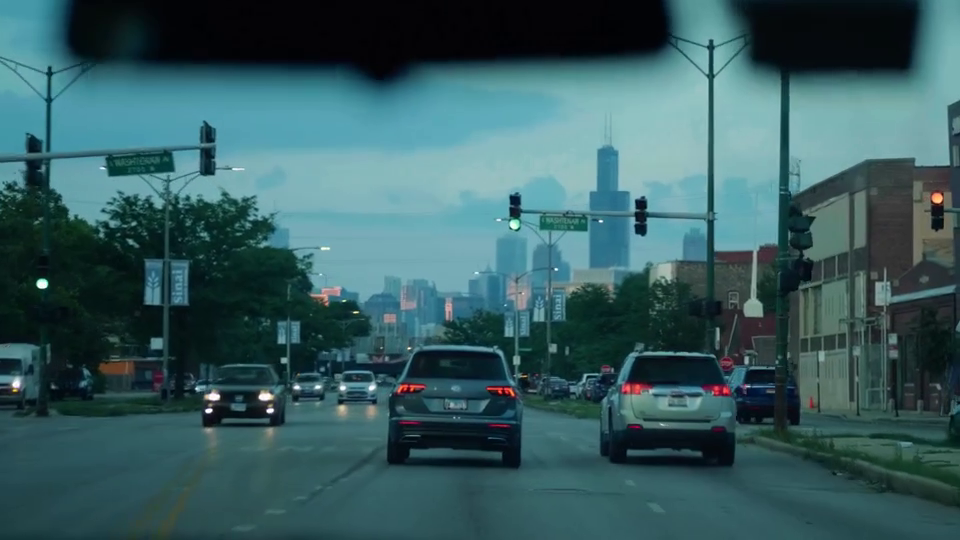
#> input picture frame 41 of zadatci3/dashcam_video.mp4, 960 x 540 px, given in place of video4.mp4, which was not available
$ python LWS_1.py
#> lines starting #> are read from the running program, lines starting #| are printed output that depends on the picture; pictures that were not available may be replaced by others from this repository, and a replacement may not be noted
'''
Zadatak 1 - implementacija osnovnog LDWS

14.12.2021.
'''

# ovdje definirajte dodatne biblioteke ako su vam potrebne
import numpy as np
import cv2
import math


# TODO: napisite funkciju za detekciju rubova; funkcija vraca binarnu sliku s detektiranim rubovima
def detectEdges(image):

    canny_image = cv2.Canny(image, 150, 200)

    return canny_image


# TODO: napisite funkciju za filtriranje po boji u HLS prosotru
# ulaz je slika u boji, funkcija vraca binarnu sliku te maske za bijelu, zutu boju i ukupnu masku
def filterByColor(image):
    # TODO: pretvorite sliku iz BGR u HLS
    hsl_frame = cv2.cvtColor(image, cv2.COLOR_BGR2HLS)


    # TODO: definirajte granice za bijelu boju te kreirajte masku pomocu funkcije cv2.inRange
    low_white = np.uint8([0, 150, 0])
    high_white = np.uint8([180, 255, 255])
    white_mask = cv2.inRange(hsl_frame, low_white, high_white)
    # TODO: definirajte granice za zutu boju te kreirajte masku pomocu funkcije cv2.inRange
    low_yellow = np.uint8([20, 120, 127])
    high_yellow = np.uint8([40, 255, 255])
    yellow_mask = cv2.inRange(hsl_frame, low_yellow, high_yellow)
    # TODO: kombinirajte obje maske pomocu odgovarajuce logicke operacije (bitwise)
    mask = cv2.bitwise_or(white_mask, yellow_mask)

    # TODO: filtirajte sliku pomocu dobivene maske koristei odgovarajucu logicku operaciju (bitwise)
    result = cv2.bitwise_and(image, image, mask=mask)

    return result, yellow_mask, white_mask, mask


# TODO: napisite funkciju za pronalazenje pravaca lijeve i desne kolnice oznake
# ulaz je binarna slika, a izlaz dvije liste koje sadrze pravce koji pripadaju lijevoj odnosnoj desnoj kolnickoj oznaci
def findLines(img):

    # TODO: koristite cv2.HoughLinesP() kako biste dobili linije na slici
    lines = cv2.HoughLinesP(img, 1, np.pi/180, 15, None, 15, 200)


    # od svih linija treba pronaci one koje predstavljaju lijevu odnosno desnu uzduznu kolnicku oznaku
    linesLeft = []
    linesRight = []

    # TODO: pokusajte razumjeti iduci kod; mozete li odgonetnuti cemu sluzi pojedini dio?
    try:
        for line in lines:

            x1, y1, x2, y2 = line[0]
            if abs(x2-x1) <= 1.0:   # ako je linija okomita
                b = np.inf
                a = np.inf
                x_val = x1
                lineAngle = 90.0
            else:
                a = (y2-y1)/(x2-x1)
                b = y1 - a*x1
                x_val = (img.shape[0] - b)/a
                lineAngle = math.atan2((y2-y1), (x2-x1)) * 180/np.pi

            if x_val > 150.0 and x_val < 1200.0:

                # lijeva i desna linija
                if lineAngle > 10.0 and  lineAngle <=90.0:
                    if x_val > 450.0 and x_val < 800.0:
                        linesRight.append([a,b,1,x_val])
                    else:
                        linesRight.append([a,b,0,x_val])
                elif lineAngle < -10.0 and lineAngle >= -90.0:
                    if x_val > 450.0 and x_val < 800.0:
                        linesLeft.append([a,b,1,x_val])
                    else:
                        linesLeft.append([a,b,0,x_val])
    except:
        linesRight = []
        linesLeft = []

    return linesRight, linesLeft


# TODO: dovrsite funkciju koja oznacava sa zelenom povrsinom voznu traku (podrucje unutar pravaca) te ispisuje upozorenje na originalni ulazni frame
def drawLane(linesLeft, linesRight, frameToDraw):

    ymin = 0
    ymax = frameToDraw.shape[0]

    if linesLeft and linesRight:


        if linesLeft[0][1] != np.inf and linesLeft[0][1] != np.inf:

            x1_1 = int((ymin - linesLeft[0][1]) / linesLeft[0][0])
            x1_2 = int((ymax - linesLeft[0][1]) / linesLeft[0][0])
        else:
            x1_1 = linesLeft[0][3]
            x1_2 = linesLeft[0][3]

        if linesRight[0][1] != np.inf and linesRight[0][1] != np.inf:

            x2_1 = int((ymin - linesRight[0][1]) / linesRight[0][0])
            x2_2 = int((ymax - linesRight[0][1]) / linesRight[0][0])
        else:
            x2_1 = linesRight[0][3]
            x2_2 = linesRight[0][3]


        if linesLeft[0][2] == 0 and linesRight[0][2] == 0:
            contours = np.array([[x1_1,ymin+RoIymin], [x2_1,ymin+RoIymin], [x2_2, ymax+RoIymin], [x1_2,ymax+RoIymin]])
            overlay = frameToDraw.copy()

            cv2.fillPoly(overlay, [contours], color=(0, 255, 100))

            # TODO: dodajte overlay pomocu funkcije cv2.addWeighted()
            cv2.addWeighted(frameToDraw, 0.35, overlay, 1-0.35, 0.0, frameToDraw)


    if linesLeft:
        if linesLeft[0][2] == 1:
            # TODO: koristite funkcije cv2.putText kako biste na ekranu crvenim slovima ispisali upozorenje
            cv2.putText(frameToDraw, 'Upozorenje, mijenjas traku', (200, 200), cv2.FONT_HERSHEY_COMPLEX, 2, (0, 0, 255), 5, cv2.LINE_AA)
            print("Upozorenje")

    if linesRight:
        if linesRight[0][2] == 1:
            cv2.putText(frameToDraw, 'Upozorenje, mijenjas traku', (200, 200), cv2.FONT_HERSHEY_COMPLEX, 2, (0, 0, 255), 5, cv2.LINE_AA)
            print("Upozorenje")

    return frameToDraw


pathResults = 'results/'
pathVideos = 'videos/'
videoName  = 'video4.mp4'

# TODO: otvorite video pomocu cv2.VideoCapture
cap = cv2.VideoCapture(pathVideos + videoName)

# TODO: spremite sirinu i visinu videa u varijable width i height
width  = int(cap.get(cv2.CAP_PROP_FRAME_WIDTH))
height = int(cap.get(cv2.CAP_PROP_FRAME_HEIGHT))

# TODO: ovdje otvorite prozore za prikaz video signala i ostale rezultate (neka bude tipa cv2.WINDOW_NORMAL)
in_video_name = 'Input image'
cv2.namedWindow(in_video_name, cv2.WINDOW_NORMAL)
roi_video_name = "Roi image"
cv2.namedWindow(roi_video_name, cv2.WINDOW_NORMAL)
filtered_video_name = 'Filtered image'
cv2.namedWindow(filtered_video_name, cv2.WINDOW_NORMAL)
canny_video_name = 'Canny image'
cv2.namedWindow(canny_video_name, cv2.WINDOW_NORMAL)
lane_video_name = 'Lane image'
cv2.namedWindow(lane_video_name, cv2.WINDOW_NORMAL)


# ovdje definirajte sve ostale varijable po potrebi koje su vam potrebne za razvoj rjesenja
k = 0
RoIymin = 460
RoIymax = 620

while True:
    e1 = cv2.getTickCount()
    # TODO: ucitaj frame pomocu metode read, povecaj k za jedan ako je uspjesno ucitan frame
    ret, frame = cap.read()
#> frame is the input picture: shape (540, 960, 3); mean B, G, R 95.7, 91.7, 55.3
    if ret == False:
        print('Video end')
        break
    else:
        k += 1

    # TODO: kreiraj regiju od interesa (RoI) izdvajanjem dijela numpy polja koje predstavlja frame
    roi_frame = frame[RoIymin: RoIymax, :]
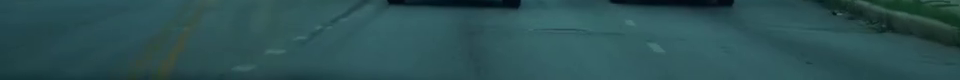
#> roi_frame: shape (80, 960, 3); mean B, G, R 83.4, 80.5, 44.1


    # TODO: pozovite funkciju za filtriranje po boji
    roi_filtered, *_ = filterByColor(roi_frame)
#> in filterByColor, `hsl_frame = cv2.cvtColor(image, cv2.COLOR_BGR2HLS)`: hsl_frame: shape (80, 960, 3); mean of channels 0, 1, 2 91.9, 64.2, 82.5
#> in filterByColor, `white_mask = cv2.inRange(hsl_frame, low_white, high_white)`: white_mask: shape (80, 960); every value is 0
#> in filterByColor, `result = cv2.bitwise_and(image, image, mask=mask)`: result: shape (80, 960, 3); every value is 0

    # TODO: pozovite funkciju za detekciju rubova na filtriranoj slici kako bi ste smanjili kolicinu piksela koji se dalje procesiraju
    edges = detectEdges(roi_filtered)


    # TODO: pozovite funkciju za pronalazak pravaca lijeve i desne linije na slici s rubovima
    lines_right, lines_left = findLines(edges)
#> in findLines, `lines = cv2.HoughLinesP(img, 1, np.pi/180, 15, None, 15, 200)`: lines = None
#> after the loop in findLines, `for line in lines:`: linesLeft = []
#> lines_right = []; lines_left = []


    # TODO: pozovite funkciju za prikaz vozne trake
    final_frame = drawLane(lines_left, lines_right, frame)


    # TODO: prikazi frame pomocu cv2.imshow(); i sve ostale medjurezultate kada ih napravite
    cv2.imshow(in_video_name, frame)
    cv2.imshow(roi_video_name, roi_frame)
    cv2.imshow(filtered_video_name, roi_filtered)
    cv2.imshow(canny_video_name, edges)
    cv2.imshow(lane_video_name, final_frame)

    key =  cv2.waitKey(1) & 0xFF
#> (key q is pressed here)
    if key == ord('q'):
        break

    # TODO: ovdje ispisite vrijeme procesiranja jednog okvira
    e2 = cv2.getTickCount()
    time = (e2 - e1) / cv2.getTickFrequency()
    print("Vrijeme obrade u fps: ", 1.0 / time)


# TODO: ovdje unistite sve prozore i oslobodite objekt koji je kreiran pomocu cv2.VideoCapture
cv2.destroyAllWindows()
cap.release()

$ run again, starting later in the video
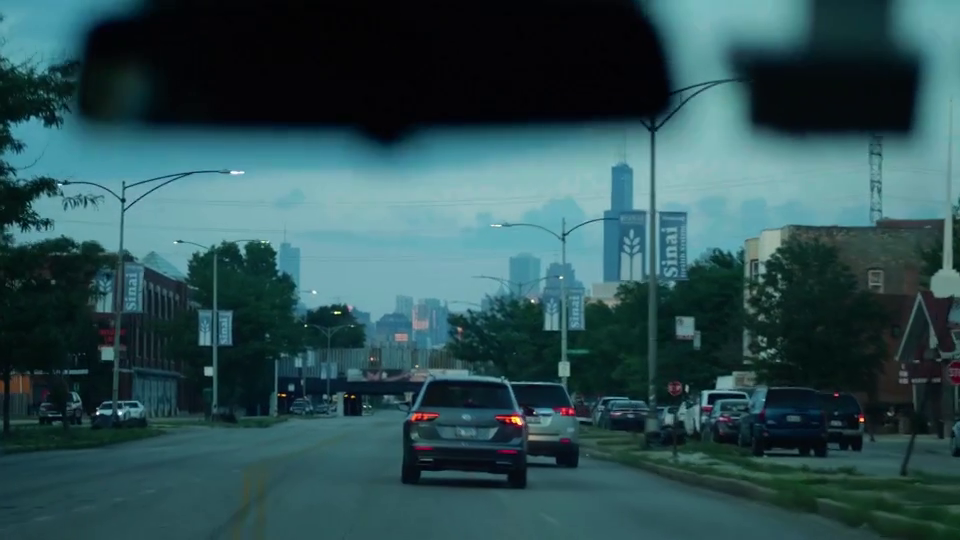
#> input picture frame 187 of zadatci3/dashcam_video.mp4, 960 x 540 px, given in place of video4.mp4, which was not available
#> frame is the input picture: shape (540, 960, 3); mean B, G, R 82.7, 79, 45.7
#> `roi_frame = frame[RoIymin: RoIymax, :]`:
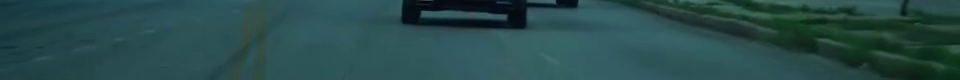
#> roi_frame: shape (80, 960, 3); mean B, G, R 75.4, 75.2, 40
#> hsl_frame: shape (80, 960, 3); mean of channels 0, 1, 2 89.7, 59.3, 87.3
#> white_mask: shape (80, 960); every value is 0
#> result: shape (80, 960, 3); every value is 0
#> lines = None
#> after the loop in findLines, `for line in lines:`: linesLeft = []
